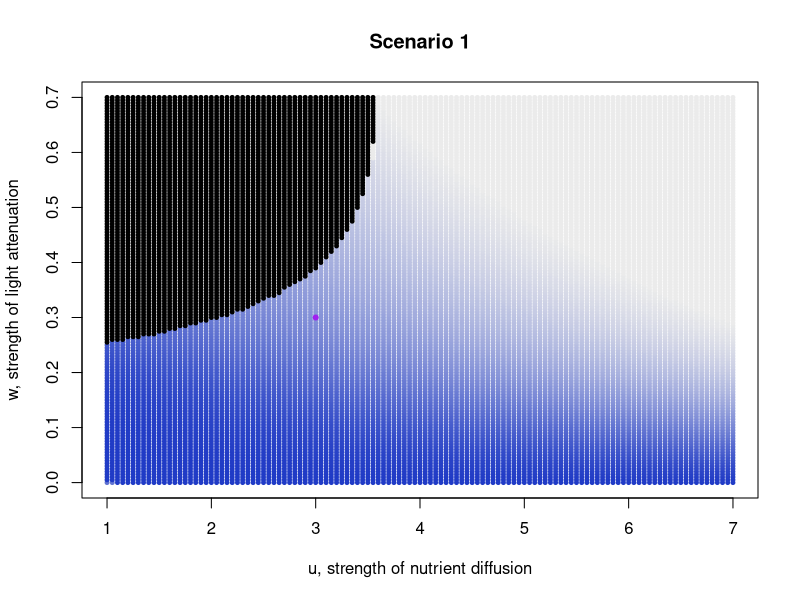
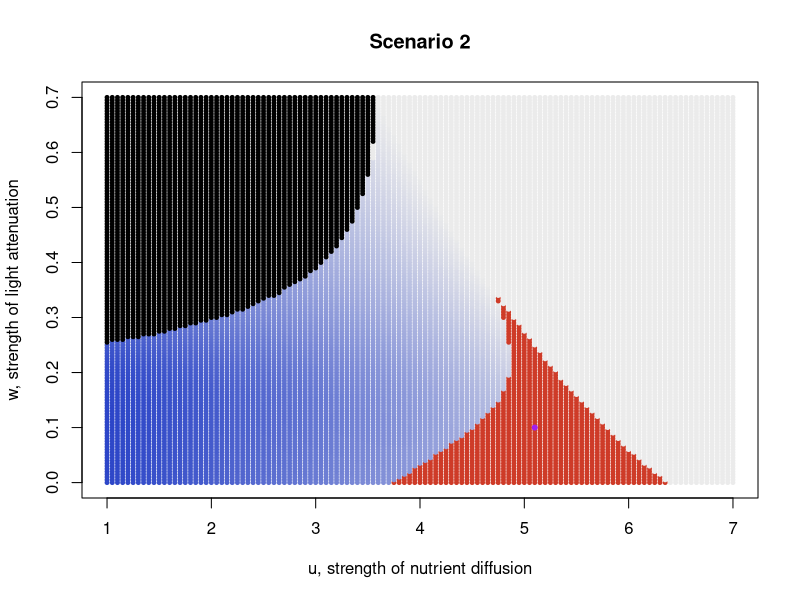
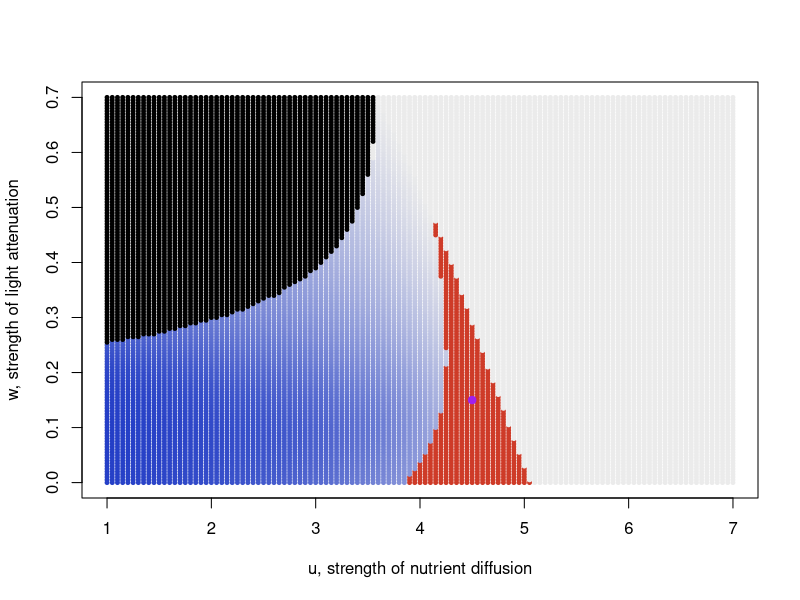

Write the R code that produced these figures, in order.
#Scripts used to make the 2D-diagrams
#Requires output from the Mathematica file "01_Evolutionary_Model_analysis"

#Graphical choices------------------------------------------------------------------------------
#Colors chosen each strategies
un.col = "#000000" #unfeasible
bot.col = "#203BC6" #bottom
top.col = "#EBEBEB" #surface
br.col = "#CE3B28" #branching

pch.2 = 3 #2 branches
pch.3 = 24 #3 branches
pch.4 = 23 #4 branches
pch.cycle = 1 #evolutionary cycling

#Base functions--------------------------------------------------------------------------------------------------
valuePal <- colorRampPalette(c(top.col,bot.col))
lgd_ = rep(NA, 100)

make.diagram <- function(result, title){
  "creates the base 2D diagram 
  title : the title given to the figure"
  result$value.col<-1
  result$value.col[which(result$type=="Unfeasible")] = un.col
  result$value.col[which(result$type=="No ES")] = top.col
  result$esval = (result$type=="CSS") * result$ES
  result$value.col[which(result$type=="CSS")] <- valuePal(100)[as.numeric(cut(result$esval[which(result$type=="CSS")],breaks=seq(0,10,by=0.1)))]
  result$value.col[which(result$type=="Branching point")] =br.col
  
  plot(result$u, result$w,col=result$value.col, pch=19, xlab="u, strength of nutrient diffusion", ylab="w, strength of light attenuation", main=title, cex=0.52)
  
  #legend(1,0.65, legend=c("Unfeasible"), bty="n", text.col = "white")
}


#Creation of the graphics (the legend is made separately)
#with b=0, p=0--------------------------------------------------------------------------------------------------------
result <- read.csv("../data/evolution_scenario1.txt", header=TRUE, comment.char="#")
colnames(result) <- c("u","w","zmin","zmax", "ES", "type")
result$type[which(result$w==0)] = "CSS"

make.diagram(result, title="Scenario 1")
points(3,0.3,pch=20,col="purple")


#with b=1, p=0---------------------------------------------------------------------------

result <- read.csv("../data/evolution_scenario2.txt", header=TRUE, comment.char="#")
colnames(result) <- c("u","w","zmin","zmax", "ES", "type")

make.diagram(result, title="Scenario 2")
points(5.1,0.1,pch=20,col="purple")


##with b=1, p=0.5---------------------------------------------------------------------------
result <- read.csv("../data/evolution_scenario3.txt", header=TRUE, comment.char="#")
colnames(result) <- c("u","w","zmin","zmax", "ES", "type")
result[which(result$u>6),6]<-"No ES"
make.diagram(result,title= "")

points(4.5,0.15,pch=19,col="purple")


